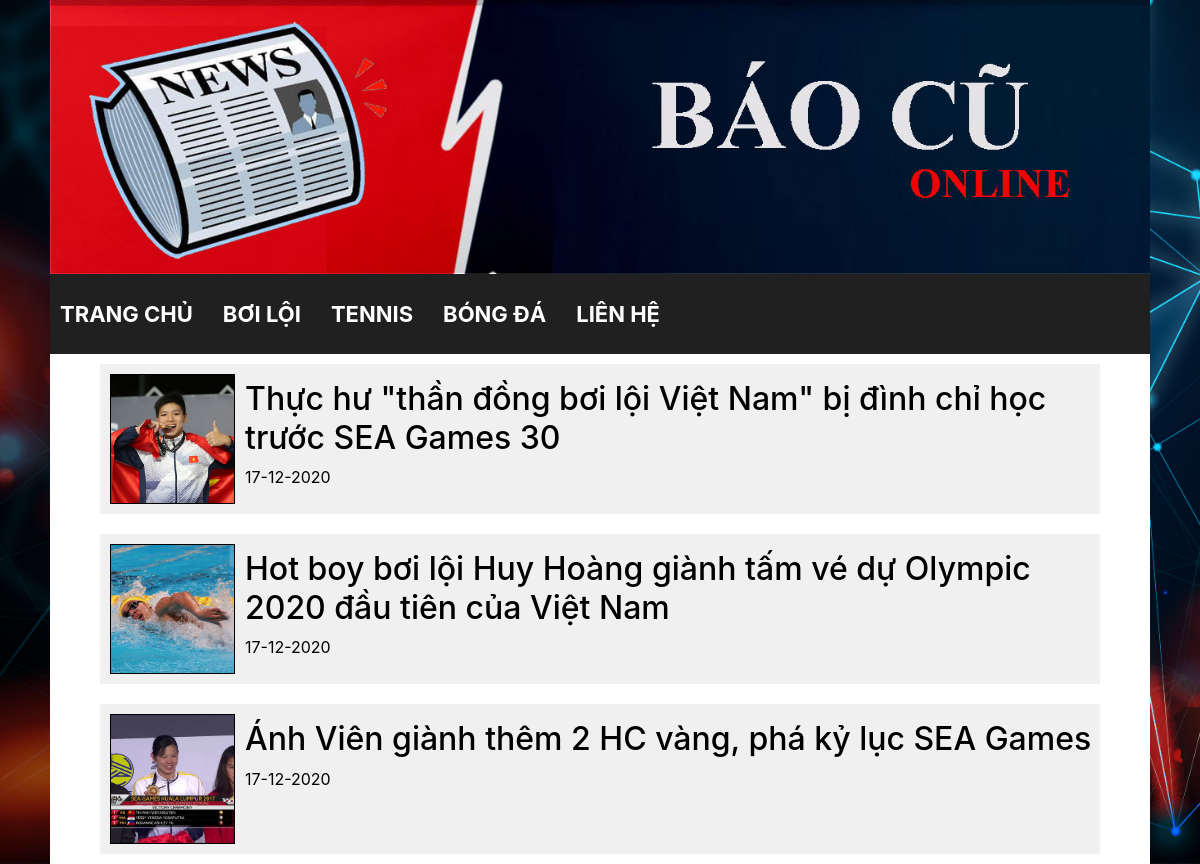
The page /theloai/1 on the database its author committed.
### blogs/models.py (models this page shows)
class theloai(models.Model):
    tentheloai = models.CharField(max_length=50)

class baiviet(models.Model):
    matheloai = models.ForeignKey(theloai, on_delete=models.CASCADE)
    tenbaiviet = models.CharField(max_length=200)
    noidung = models.TextField()
    ngay = models.DateTimeField(auto_now_add=True)
    hinh = models.ImageField(null=True)

### blogs/views.py (the view)
# urls.py: path('theloai/<int:theloai_id>', views.baiviettheloai, name="baiviettheloai"),
def baiviettheloai(request, theloai_id):
    list_theloai = theloai.objects.all()
    q = theloai.objects.get( pk= theloai_id )
    context = {"danhsachmenu": list_theloai, "qs": q}
    return render(request, "blogs/baiviettheloai.html", context)

### blogs/templates/blogs/baiviettheloai.html
{% extends 'blogs/chinh.html' %}
{% block contentmenu %}
    {% if danhsachmenu %}
        {% for item in danhsachmenu %}
            <li><a href="/theloai/{{ item.id }}">{{ item.tentheloai }}</a></li>
        {% endfor %}
    {% endif %}
{% endblock %}
{% block contentbaiviet %}
    {% if qs %}
        {% for item in qs.baiviet_set.all %}
            <a href="/baiviet/{{ item.id }}" class="baiviet">
            <p>
                <img src="../media/{{ item.hinh }}">
                <div class="tieude"><h2>{{ item.tenbaiviet }}</h2>
                    <div class="thoigian">{{ item.ngay|date:"d-m-Y" }}</div>
                </div>
            </p>
            </a>
        {% endfor %}
    {% endif %}
{% endblock %}

### rows shown on the page
theloai: tentheloai "BƠI LỘI"
theloai: tentheloai "TENNIS"
theloai: tentheloai "BÓNG ĐÁ"
baiviet: hinh (picture), tenbaiviet "Thực hư \"thần đồng bơi lội Việt Nam\" bị đình chỉ học trước SEA Games 30", ngay "17-12-2020"
baiviet: hinh (picture), tenbaiviet "Hot boy bơi lội Huy Hoàng giành tấm vé dự Olympic 2020 đầu tiên của Việt Nam", ngay "17-12-2020"
baiviet: hinh (picture), tenbaiviet "Ánh Viên giành thêm 2 HC vàng, phá kỷ lục SEA Games", ngay "17-12-2020"
